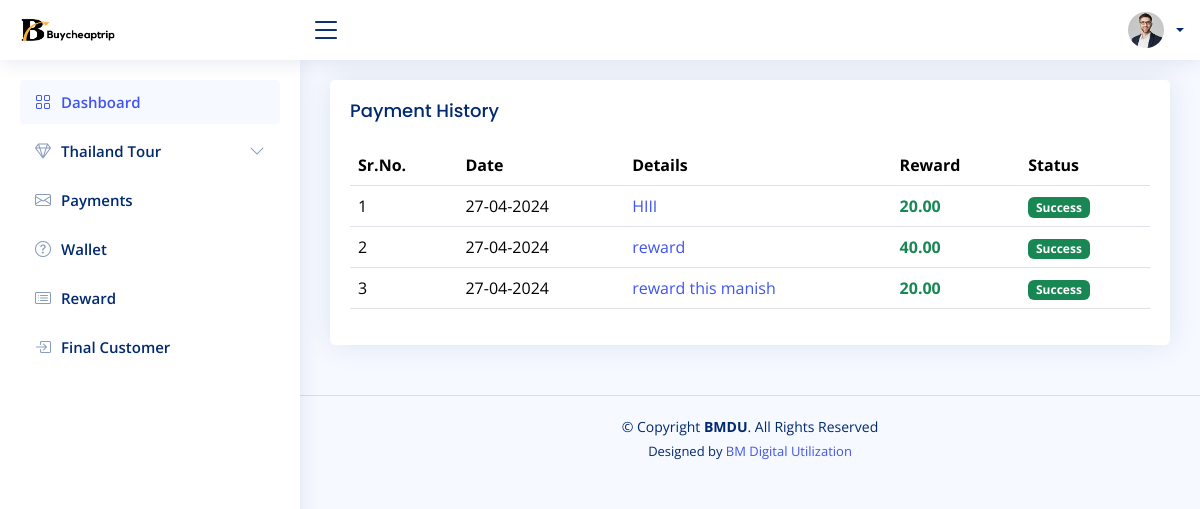
Screenshot of /users/reward.php (signed in) with the database file from the repository.
### tables this page shows
CREATE TABLE `transactions` (
  `id` int(11) NOT NULL,
  `wallet_id` int(11) NOT NULL,
  `type` enum('credit','debit','reward') NOT NULL,
  `amount` decimal(10,2) NOT NULL,
  `message` text DEFAULT NULL,
  `remaining_balance` decimal(10,2) NOT NULL,
  `timestamp` timestamp NOT NULL DEFAULT current_timestamp(),
  `status` enum('pending','success','cancel','') NOT NULL DEFAULT 'success',
  `transactions_id` varchar(20) NOT NULL
);

### users/reward.php (the view, shortened to what this page needs)
<?php
include "../connection.php";
?>
<?php include('header.php'); ?>
<?php include('sidebar.php'); ?>
<main id="main" class="main">
    <section class="section">
        <div class="row">
            <div class="col-lg-12">
                <div class="card">
                    <div class="card-body">
                        <h5 class="card-title">Payment History</h5>
                        <table class="table datatable">
                            <thead>
                                <tr>
                                    <th>Sr.No.</th>
                                    <th data-type="date" data-format="YYYY/DD/MM">Date</th>
                                    <th>Details</th>
                                    <th>Reward</th>
                                    <th>Status</th>
                                </tr>
                            </thead>
                            <tbody>
                                <?php
                                $a = 1;
                                $query = "SELECT * FROM `transactions`
                                JOIN `wallets` ON `transactions`.`wallet_id` = `wallets`.`id_wallet` where `user_id`='$_SESSION[userEmail]' ORDER BY `timestamp` DESC";
                                $res = mysqli_query($conn, $query);
                                while ($trans = mysqli_fetch_assoc($res)) {
                                    if($trans['type'] == 'reward'){
                                ?>
                                    <tr>
                                        <td><?php echo $a ?></td>
                                        <td><?php echo date('d-m-Y', strtotime($trans['timestamp'])); ?></td>
                                        <td> <a href=""><?php echo $trans['message'] ?></a></td>
                                        <?php if ($trans['type'] == 'credit' || $trans['type'] == 'reward') { ?>
                                        <td class="text-success"><b><?php echo $trans['amount'] ?></b></td>
                                        <?php }else{ ?>
                                            <td></td>
                                        <?php } ?>
                                        <td>
                                            <?php
                                            if ($trans['status'] == 'Pending') {
                                                echo "<span class='badge bg-warning'>Pending</span>";
                                            } elseif ($trans['status'] == 'success') {
                                                echo "<span class='badge bg-success'>Success</span>";
                                            } else {
                                                echo "<span class='badge bg-danger'>Failed</span>";
                                            }
                                             ?>
                                        </td>
                                    </tr>
                                <?php
                                    $a++;
                                        }
                                }
                                ?>
                            </tbody>
                        </table>
                    </div>
                </div>
            </div>
        </div>
    </section>
</main>
<?php include "footer.php"; ?>

### users/assets/css/style.css (style rules this page uses)
:root { scroll-behavior: smooth; }
body { font-family: "Open Sans", sans-serif; background: #f6f9ff; color: #444444; }
a { color: #4154f1; text-decoration: none; }
h1, h2, h3, h4, h5, h6 { font-family: "Nunito", sans-serif; }
#main { margin-top: 60px; padding: 20px 30px; transition: all 0.3s; }
.card { margin-bottom: 30px; border: none; border-radius: 5px; box-shadow: 0px 0 30px rgba(1, 41, 112, 0.1); }
.card-title { padding: 20px 0 15px 0; font-size: 18px; font-weight: 500; color: #012970; font-family: "Poppins", sans-serif; }
.card-body { padding: 0 20px 20px 20px; }
@media (min-width: 1200px) { #main, #footer { margin-left: 300px; } }

### rows the page displays
transactions: timestamp "27-04-2024", message "HIII", amount "20.00", status "Success"
transactions: timestamp "27-04-2024", message "reward", amount "40.00", status "Success"
transactions: timestamp "27-04-2024", message "reward this manish", amount "20.00", status "Success"
